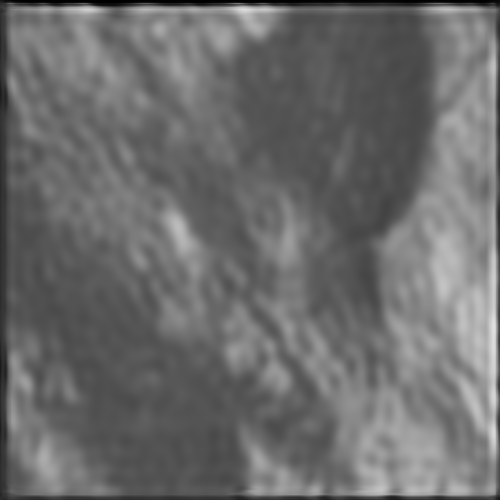
#> input picture segmentation/images_test/initial_images/item25Class4.tif, 500 x 500 px, found by its file name; its folder holds 4 pictures in this run
$ python bjh2179_to_colors.py
#> lines starting #> are read from the running program, lines starting #| are printed output that depends on the picture; pictures that were not available may be replaced by others from this repository, and a replacement may not be noted
import cv2
import numpy as np


def disp_image(item_number):
#> called with item_number = 25
    b = cv2.imread(f"images_test/initial_images/item{item_number}Class4.tif", cv2.IMREAD_GRAYSCALE).astype(np.float32) # b
#> b: shape (500, 500) float32; min 0, max 224, mean 108
    r = cv2.imread(f"images_test/initial_images/item{item_number}Class3.tif", cv2.IMREAD_GRAYSCALE).astype(np.float32)
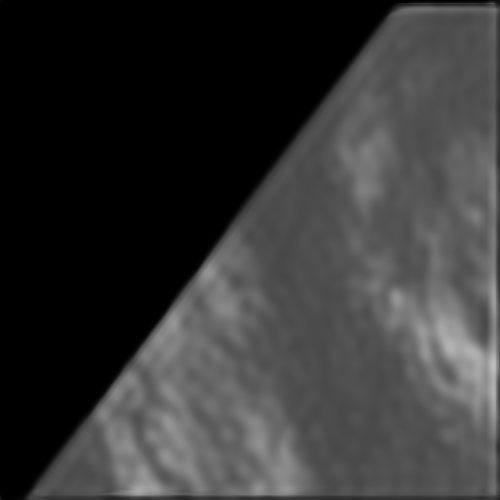
#> input picture segmentation/images_test/initial_images/item22Class4.tif, 500 x 500 px, given in place of item25Class3.tif, which was not available
#> r: shape (500, 500) float32; min 0, max 188, mean 53.9
    g = cv2.imread(f"images_test/initial_images/item{item_number}Class5.tif", cv2.IMREAD_GRAYSCALE).astype(np.float32)
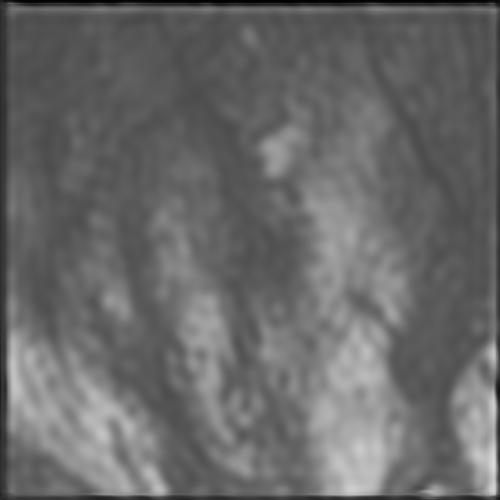
#> input picture segmentation/images_test/initial_images/item23Class4.tif, 500 x 500 px, given in place of item25Class5.tif, which was not available
#> g: shape (500, 500) float32; min 1, max 218, mean 104.8
    #b = cv2.imread(f"images_test/initial_images/item{item_number}Class4.tif", cv2.IMREAD_GRAYSCALE).astype(np.float32)

    im = np.rot90(np.concatenate([r[np.newaxis, :, :],g[np.newaxis, :, :],b[np.newaxis, :, :]]).T/255)
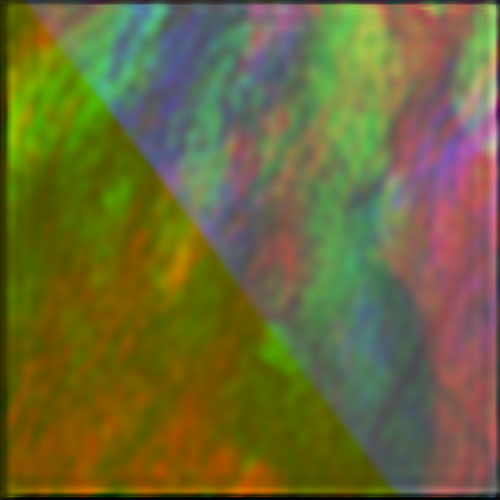
#> im: shape (500, 500, 3) float32; mean of channels 0, 1, 2 0.211, 0.411, 0.423; drawn as B, G, R
    #im = np.fliplr(im)
    im = np.flipud(im)
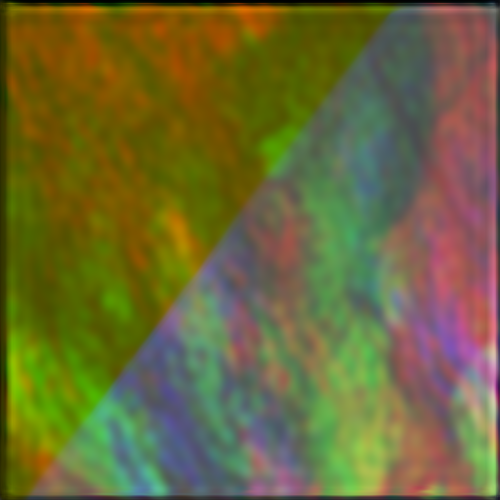
#> im: shape (500, 500, 3) float32; mean of channels 0, 1, 2 0.211, 0.411, 0.423; drawn as B, G, R

    cv2.imshow("Image",im)
    cv2.waitKey()

disp_image(25)
